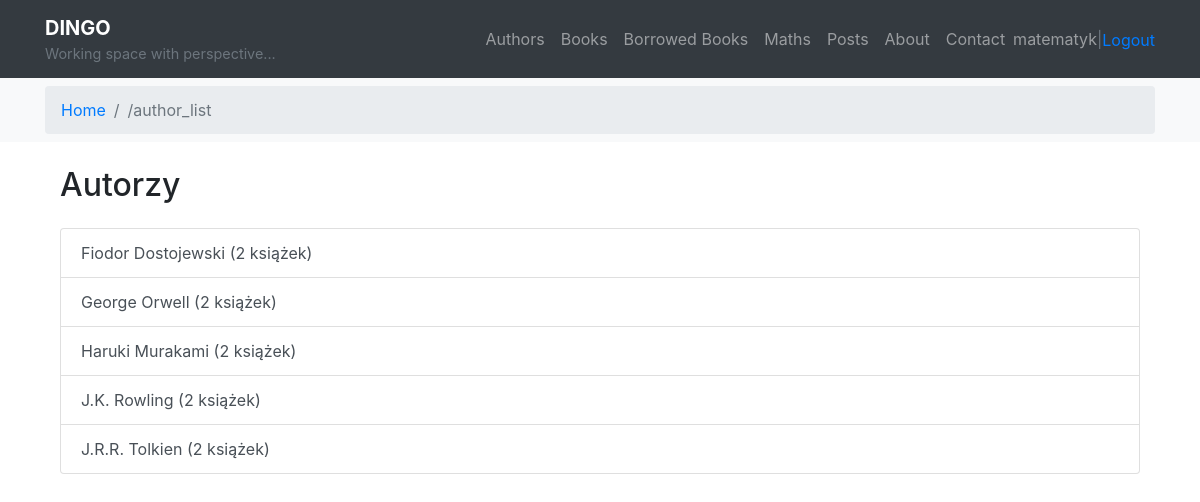
Page /books/authors/ (signed in) on the committed database.
### books/models.py (models this page shows, shortened)
class Author(models.Model):
    name = models.CharField(max_length=100)
    bio = models.TextField(blank=True)

### books/views.py (the view)
# urls.py: path('authors/', views.author_list, name='author_list'),
def author_list(request):
    authors = Author.objects.all().order_by('name')
    paginator = Paginator(authors, 10)
    page_number = request.GET.get('page')
    page_obj = paginator.get_page(page_number)
    return render(request, 'books/author_list.html', {'authors': page_obj})

### books/templates/books/author_list.html (shortened to what this page needs)
{% extends "main.html" %}
{% load bootstrap4 %}
{% load static %}
{% block content %}
<div class="container mt-4">
    <h2 class="mb-4">Autorzy</h2>
    {% if authors %}
        <div class="list-group">
            {% for author in authors %}
                <a href="{% url 'books:author_detail' author.pk %}" class="list-group-item list-group-item-action">
                    {{ author.name }} ({{ author.books.count }} książek)
                </a>
            {% endfor %}
        </div>
    {% else %}
        <p>Brak autorów do wyświetlenia.</p>
    {% endif %}
</div>
{% endblock %}

### templates/main.html (shortened to what this page needs)
{% load bootstrap4 %}
{% load static %}
<!DOCTYPE html>
<html lang="en">
<head>
    <link rel="stylesheet" href="{% static 'maths/css/style.css' %}">
    {% bootstrap_css %}
</head>
<body>
<nav class="navbar navbar-expand-lg navbar-dark bg-dark">
    <div class="container">
      <a class="navbar-brand" href="{% url 'welcome' %}">
        <div class="d-flex flex-column">
          <strong>DINGO</strong>
          <small class="text-muted" style="font-size: 0.9rem;">Working space with perspective...</small>
        </div>
      </a>
      <div class="collapse navbar-collapse justify-content-end" id="navbarNav">
        <ul class="navbar-nav text-right">
          <li class="nav-item">
            <a class="nav-link" href="{% url 'books:author_list' %}">Authors</a>
          </li>
          <li class="nav-item">
            <a class="nav-link" href="{% url 'books:book_list' %}">Books</a>
          </li>
          <li class="nav-item">
            <a class="nav-link" href="{% url 'books:user_borrows' %}">Borrowed Books</a>
          </li>
          <li class="nav-item">
            <a class="nav-link" href="{% url 'maths:list' %}">Maths</a>
          </li>
          <li class="nav-item">
            <a class="nav-link" href="{% url 'posts:post_list' %}">Posts</a>
          </li>
          <li class="nav-item">
            <a class="nav-link" href="{% url 'about' %}">About</a>
          </li>
          <li class="nav-item">
            <a class="nav-link" href="{% url 'contact' %}">Contact</a>
          </li>
          {% if user.is_authenticated %}
          <li class="nav-item d-flex align-items-center">
            <span class="nav-link p-0">{{ user.username }}</span>
            <span class="nav-item text-muted me-3">|</span>
            <form method="post" action="{% url 'logout' %}" class="m-0">
              <button type="submit" class="btn btn-link p-0" style="border:none; background:none;">Logout</button>
            </form>
          </li>
          {% else %}
            <li class="nav-item">
              <a class="nav-link" href="{% url 'login' %}">Login</a>
            </li>
          {% endif %}
        </ul>
      </div>
    </div>
  </nav>
<nav class="bg-light py-2 px-3 mb-4" aria-label="breadcrumb">
    <div class="container">
        <ol class="breadcrumb mb-0">
            <li class="breadcrumb-item"><a href="{% url 'welcome' %}">Home</a></li>
            {% if request.resolver_match.url_name != "welcome" %}
                <li class="breadcrumb-item active" aria-current="page">
                    /{{ request.resolver_match.url_name }}
                </li>
            {% endif %}
        </ol>
    </div>
</nav>
<div class="container">
    {% block content %}{% endblock %}
</div>
</body>
</html>

### rows in the picture
Author: name "Fiodor Dostojewski", books.count "2"
Author: name "George Orwell", books.count "2"
Author: name "Haruki Murakami", books.count "2"
Author: name "J.K. Rowling", books.count "2"
Author: name "J.R.R. Tolkien", books.count "2"

### other values in the picture
{{ user.username }} "matematyk"
{{ request.resolver_match.url_name }} "author_list"
